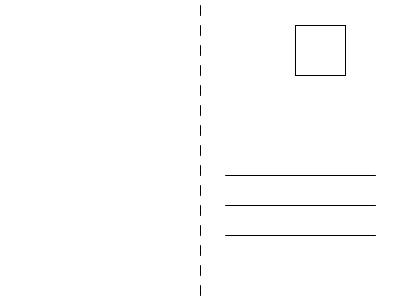
Frame 1 (no input)
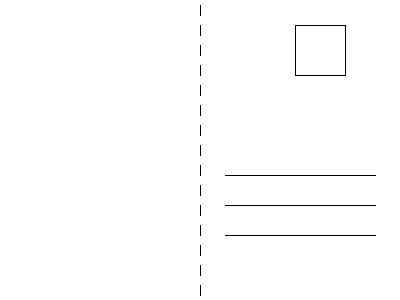
Frame 60 (the mouse pressed at the canvas centre just before this capture)
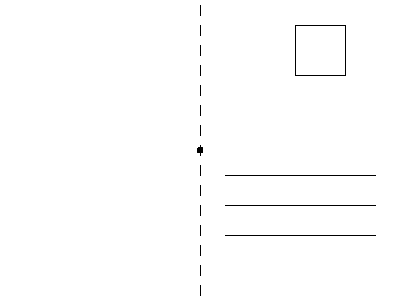
Frame 120 (the mouse held since frame 60 and released just before this capture)

The Processing sketch that drew these frames (run headless with seeded random() and noise(); from frame 60 on, the mouse is pressed at the canvas centre):

// Processing sketch: processing_42026
// ── processing_42026.pde

int x = 0;
int y = 0;
int i=0;
int a=0;
int francobollo=255;

void setup() {
  size (400, 300);
    background (255);
}


void draw() {
///////////////////postcard

  stroke(0);
  //dashed line
  for (int i = 5; i <= height-10; i =  i+ 20) {
          line(200, 10+i, 200, i);
        }
        
  line(225,175,375,175);
    line(225,175+30,375,175+30);
      line(225,175+60,375,175+60);   
      
        fill(francobollo);
  rect(295, 25, 50, 50);
        
  if (mousePressed) {
    fill(0);
    ellipse(mouseX, mouseY, 5, 5);
    ellipse(mouseX, mouseY, 5, 5);
}

}

void keyPressed() {
  if (francobollo == 255) {
    francobollo = 0;
  }
}         
